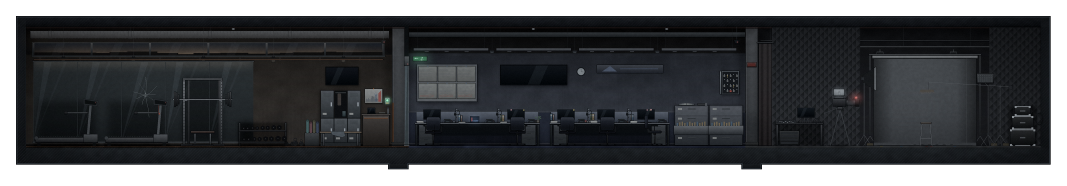
#> input picture assets/background/floor03/floor03-welfare.png, 3200 x 556 px, found by its file name (shown at 1/3 size); the run also reads 1 picture not shown here
$ python build.py
#> lines starting #> are read from the running program, lines starting #| are printed output that depends on the picture
### assets/background/cutaway_kit.py
# [12 lines of commented-out code are left out]
from PIL import Image, ImageDraw
import numpy as np

FLOOR = 438
TOP = 132
CORE = {'elevators': [(1818, 218), (2148, 214), (2444, 216)], 'stairs': (2906, 180), 'restroom_door': (3612, 145)}
ROOT = 'assets/objects/floor17/'


class Cutaway:
    def __init__(self, path, seed=0):
#> called with seed = 3
        self.A = np.asarray(Image.open(path).convert('RGBA')).copy()
#> self.A is the input picture: shape (556, 3200, 4); mean R, G, B, A 25.2, 26.9, 29.2, 198.7
        self.H = self.A.shape[0]
#> self.H = 556
        self.rng = np.random.default_rng(seed)

    def cols(self, *pieces):
        """Join source column ranges a..b; a third item that is truthy mirrors that piece."""
        out = []
        for piece in pieces:
            a, b = piece[:2]
            block = self.A[:, a:b]
            out.append(block[:, ::-1] if len(piece) > 2 and piece[2] else block)
        return np.concatenate(out, axis=1)

    def strip(self, a, b, width):
        """A clean column strip a..b stretched (repeated) to width: a plain wall filler."""
        return np.repeat(self.A[:, a:b], width // (b - a) + 1, axis=1)[:, :width]

    # [38 lines left out: functions glass, corridor_wall, not called in this run]

    def place(self, canvas, x, block):
        canvas[:, x:x + block.shape[1]] = block
        return canvas

    # [6 lines left out: function decor, not called in this run]

    def save(self, block, path):
        Image.fromarray(np.ascontiguousarray(block)).save(path)
        return block.shape[1]


# ---------------------------------------------------------------- 방 안 출구 문 자리
WALLS = 'assets/background/wall/'
SLAB = 82                                            # 그림 행: 천장 슬래브 아래(월드 y 214)


def _module(name):
    return Image.open(WALLS + name + '.png').convert('RGBA')


def door_bay(block, x, door_width, wall='wall-glass', clear=96, rows=(SLAB, FLOOR), world_top=SLAB + TOP):
    """Insert the room's own front wall at column x so the exit door stands in it, as seen from inside: the same wall
    module the corridor shows for this room (wall-glass / wall-glass-mixed / wall-frosted / wall-concrete) from the
    ceiling slab to the floor, the dimmed corridor wall behind the glass, a pilaster at both ends and `clear` px of empty
    wall on each side of the door, so no furniture touches the door. Everything right of x moves right by the bay width
    (door_width + 2 * clear), so fixtures right of x shift too. The door goes at x + clear. rows = block rows to fill,
    world_top = world y of rows[0] (2F stretches its art: rows=(0, 456), world_top=100). Returns the new block."""
    bay = door_width + 2 * clear
    seg = Image.new('RGBA', (bay, 752), (12, 13, 15, 255))
    if wall != 'wall-concrete':                       # 유리 너머는 정전 중인 복도 흰 벽(어둡게)
        corridor = np.asarray(_module('wall-concrete')).astype(float)
        corridor[..., :3] *= .42
        corridor = Image.fromarray(corridor.astype(np.uint8))
        for x0 in range(0, bay, corridor.width):
            seg.alpha_composite(corridor.crop((0, 0, min(corridor.width, bay - x0), 752)), (x0, 0))
    # 유리 창살(모듈 안 0·240·480)이 문 가장자리에 걸리지 않게 모듈을 민다: 보통 문은 문 중심 ±120에, 넓은 문(240)은 문 중심(문 뒤)에 창살
    module = _module(wall)
    center = clear + door_width // 2
    shift = (240 - (center if door_width > 225 else center - 120)) % 480
    strip = Image.new('RGBA', (bay + 480 * 2, 752), (0, 0, 0, 0))
    for x0 in range(0, strip.width, module.width):
        strip.alpha_composite(module, (x0, 0))
    seg.alpha_composite(strip.crop((shift, 0, shift + bay, 752)), (0, 0))
    pil = _module('pilaster')
    seg.alpha_composite(pil.crop((pil.width // 2, 0, pil.width, 752)), (0, 0))
    seg.alpha_composite(pil.crop((0, 0, pil.width // 2, 752)), (bay - pil.width // 2, 0))
    piece = np.asarray(seg)[world_top:world_top + rows[1] - rows[0]].astype(float)
    # 정전된 방 안에서 보는 벽이라 방 벽 밝기에 맞춘다(벽 윗부분 150행 중앙값의 1.15배, 칸 중앙값 기준)
    lum = lambda a: a[..., :3].reshape(-1, 3).mean(axis=1)
    piece[:, :, :3] *= min(1, 1.15 * np.median(lum(block[rows[0] + 100:rows[0] + 250].astype(float))) / np.median(lum(piece)))
    piece[:3, :, :3] *= .35                           # 슬래브와 만나는 줄
    src = block[:, x - bay:x] if x >= bay else block[:, x:x + bay]    # 천장·바닥은 옆 칸을 잇는다
    out = np.concatenate([block[:, :x], src, block[:, x:]], axis=1)
    out[rows[0]:rows[1], x:x + bay] = np.clip(piece, 0, 255).astype(np.uint8)
    return out


# ---------------------------------------------------------------- 문 스프라이트(닫힘 | 열림 두 칸), 높이 210 = 에셋의 문 높이
PALETTES = {
    'steel': ((40, 46, 50), (92, 102, 106), (130, 140, 142)),
    'wood': ((52, 38, 26), (96, 72, 50), (128, 98, 70)),
    'glass': ((38, 44, 48), (30, 40, 44), (70, 86, 90)),
    'double': ((120, 98, 52), (26, 50, 54), (150, 124, 66)),
}


# [56 lines left out: functions _opening, _door, door_sheet, not called in this run]


# ---------------------------------------------------------------- 확인용 합성 그림
def _paste_sprite(canvas, path, x, y, w, h):
    sprite = Image.open(path).convert('RGBA')
    canvas.alpha_composite(sprite.crop((0, 0, sprite.width // 2, sprite.height)).resize((w, h)), (x, y))


# [32 lines left out: functions preview_corridor, preview_interior, not called in this run]

### assets/background/cutaway_finish.py
"""Finish cutaway rooms with continuous ceiling/floor layers and the shared corridor walls."""
from pathlib import Path

import numpy as np
from PIL import Image, ImageDraw
from wall.compose_floor import main as compose_walls
from cutaway_kit import door_bay


def finish_floor(directory, rooms, bays=None):
    """bays: {name: (x, door_width, wall module)} -- the room's exit wall section (cutaway_kit.door_bay), inserted into the
    stretched wall (world y=100..556) so the ceiling/floor layers below get the new width."""
    folder = Path(directory)
    prefix = folder.name
    for name, (block, board, band) in rooms.items():
        width = block.shape[1]
        # 2층과 같은 경계: 슬래브를 버리고, 걸레받이 아래는 별도 바닥으로 이어 붙인다.
        wall = np.asarray(Image.fromarray(block[82:442]).resize((width, 475), Image.Resampling.LANCZOS)).copy()
        wall[456:] = 0
        if bays and name in bays:
            x, door_width, module = bays[name]
            wall = door_bay(wall, x, door_width, module, rows=(0, 456), world_top=100)
            width = wall.shape[1]
        Image.fromarray(wall).save(folder / f'{prefix}-{name}-interior.png')

        ceiling = Image.new('RGBA', (width, 100), board + (255,))
        draw = ImageDraw.Draw(ceiling)
        for y in range(84):
            draw.line((0, y, width, y), fill=tuple(int(c * (.78 + .22 * y / 84)) for c in board) + (255,))
        for x in range(0, width, 120):
            draw.line((x, 0, x, 84), fill=tuple(int(c * .74) for c in board) + (255,))
        draw.line((0, 30, width, 30), fill=(22, 26, 28, 255))
        for x in range(60, width, 240):
            draw.ellipse((x - 20, 48, x + 20, 60), fill=(14, 16, 17, 255), outline=(150, 152, 148, 255), width=2)
        for x in range(180, width - 140, 720):
            draw.rectangle((x, 38, x + 140, 70), fill=(20, 24, 26, 255), outline=band + (255,), width=2)
            for gx in range(x + 8, x + 134, 6):
                draw.line((gx, 43, gx, 65), fill=(80, 84, 86, 255))
        draw.rectangle((0, 84, width, 99), fill=band + (255,))
        ceiling.save(folder / f'{prefix}-ceiling-{name}.png')

        floor = Image.new('RGBA', (width, 204))
        draw = ImageDraw.Draw(floor)
        for y in range(204):
            draw.line((0, y, width, y), fill=(int(24 - 10 * y / 204), int(27 - 10 * y / 204), int(30 - 10 * y / 204), 255))
        draw.rectangle((0, 0, width, 1), fill=(64, 68, 66, 255))
        for y in (48, 100):
            draw.line((0, y, width, y), fill=(14, 16, 18, 255))
        for x in range(0, width, 160):
            draw.line((x, 4, x - 30, 203), fill=(16, 18, 20, 255))
        floor.save(folder / f'{prefix}-floor-{name}.png')

    compose_walls(str(folder / 'walls-layout.json'), str(folder / 'walls.png'))
    # 공용 복도는 752px이므로 아래쪽 8px도 같은 바닥으로 채워 방 내부와 높이를 맞춘다.
    with Image.open(folder / 'walls.png') as walls:
        corridor = Image.new('RGBA', (walls.width, 760))
        corridor.paste(walls, (0, 0))
        corridor.paste(walls.crop((0, 751, walls.width, 752)).resize((walls.width, 8)), (0, 752))
    corridor.save(folder / 'walls.png')

### assets/background/floor03/build.py
# 3층 배경: 단면 에셋의 방 내부 3장·천장·바닥과 공용 벽 모듈의 복도를 만든다. 문 그림은 assets/objects/floor03/을 쓴다.
# 실행: python assets/background/floor03/build.py (저장소 루트에서, Pillow·numpy).
# 가로는 1:1, 벽 행 82..441만 늘려 월드 y=100..575에 둔다(원본 바닥선 y=438 → 월드 y=570). 건물 코어는 모든 층에서 같은 자리라
# 복도에는 방 앞 유리 너머로 방 그림의 일부만 보이고(Fitness Club·고객만족센터는 코어 왼쪽, Studio는 화장실 오른쪽), 방 안에는 방 그림
# 전체를 반복 칸으로 넓혀 쓴다. Fitness Club 안은 그림 속 유리 자동문(기둥 1176..1228)을 가운데로 옮겨 안쪽 유산소·GX 구역과
# 바깥 웨이트·사물함·트레이너 카운터 구역을 나누고, 카운터의 배터리 비상 개방 버튼과 자동문 사이를 약 1300px로 벌린다.
import sys
sys.path.insert(0, 'assets/background')
import numpy as np
from cutaway_kit import Cutaway
from cutaway_finish import finish_floor

HERE = 'assets/background/floor03/'
kit = Cutaway(HERE + 'floor03-welfare.png', seed=3)
A = kit.A
H = kit.H
#> H = 556


def tile(a, b, rows, width):
    """Source columns a..b of the given rows tiled side by side (no stretching) to width."""
    block = A[rows[0]:rows[1], a:b]
    return np.concatenate([block] * (width // (b - a) + 1), axis=1)[:, :width]


def stack(*parts):
    """Rows stacked top to bottom into one full-height column block: parts = (block for rows y0..y1)."""
    return np.concatenate(parts, axis=0)


# ---------------------------------------------------------------- Fitness Club 조각
def flip_tile(a, b, rows, width):
    """Like tile(), but every other copy is mirrored so a soft left-right light falloff does not show seams."""
    block = A[rows[0]:rows[1], a:b]
    return np.concatenate([block, block[:, ::-1]] * (width // (2 * (b - a)) + 1), axis=1)[:, :width]


def profile(a, b, rows, width):
    """A plain painted wall from the per-row median colour of columns a..b, with fine per-pixel grain."""
    base = np.median(A[rows[0]:rows[1], a:b].astype(int), axis=1)[:, None, :]
    grain = kit.rng.integers(-2, 3, (rows[1] - rows[0], width, 1))
    return np.clip(base + grain * np.array([1, 1, 1, 0]), 0, 255).astype(np.uint8)


FLOOR_ROWS = (438, H)
#> FLOOR_ROWS = (438, 556)


def gym_wall(width):
    """Plain gym bay: exposed ceiling, duct and clerestory (rows 0..180, one mullion period 797..972), the clean brown wall
    above the mat bin (872..950, rows 180..350), the wall foot from the clean column 866..870 and the rubber floor."""
    return stack(tile(797, 972, (0, 180), width), flip_tile(872, 950, (180, 350), width), profile(866, 870, (350, 438), width),
                 flip_tile(600, 800, FLOOR_ROWS, width))


def gx_mirror(width):
    """Open GX mirror bay without machines: ceiling tiled, the clean upper mirror 104..300 (rows 180..294) and below it the
    mirror strip between the two treadmills (298..312) tiled, then the floor."""
    upper = A[180:294, 104:104 + width]
    lower = flip_tile(298, 312, (294, 438), width).astype(float)
    # the strip between the treadmills is a little lighter than the open mirror above: match its top rows to the mirror's foot
    gain = upper[-6:, :, :3].reshape(-1, 3).mean(axis=0) / lower[:6, :, :3].reshape(-1, 3).mean(axis=0)
    lower[:128, :, :3] *= gain
    return stack(tile(797, 972, (0, 180), width), upper, np.clip(lower, 0, 255).astype(np.uint8),
                 flip_tile(600, 800, FLOOR_ROWS, width))


LEFT_END = A[:, 48:78]
RIGHT_END = A[:, 48:78][:, ::-1]
DOOR = A[:, 1176:1228].copy()                # 기둥 + 유리 자동문 단면(센서 1212..1228), 유리는 조각 안 36..52
DOOR[438:] = flip_tile(600, 800, FLOOR_ROWS, 52)   # 원본 기둥 밑 슬래브의 홈은 지운다
#> DOOR: shape (556, 52, 4); mean R, G, B, A 35.5, 37.7, 40, 204.6
inner = np.concatenate([kit.cols((48, 316)), *[kit.cols((104, 316)) for _ in range(3)], kit.cols((316, 510)),
                        gx_mirror(196)], axis=1)
#> after the loop in cols, `for piece in pieces:`: out = 1 item
#> in gx_mirror, `gain = upper[-6:, :, :3].reshape(-1, 3).mean(axis=0) / lower[:6, :, :3..`: gain = [0.906, 0.921, 0.934]
outer = np.concatenate([kit.cols((510, 1088)), gym_wall(246), kit.cols((960, 1088, True)), gym_wall(260),
                        kit.cols((1088, 1176))], axis=1)
#> in profile, `base = np.median(A[rows[0]:rows[1], a:b].astype(int), axis=1)[:, None,..`: base = 88 rows, first 6: [42, 40.5, 39, 255], [42.5, 40.5, 39.5, 255], [41, 40.5, 38, 255], [40, 38, 36.5, 255], [44, 42, 40.5, 255], [42.5, 40, 38, 255]
#> in stack (call 2), `return np.concatenate(parts, axis=0)`:
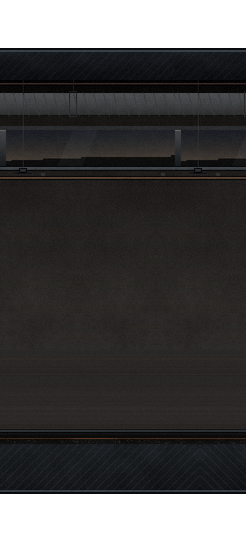
#> returned value: shape (556, 246, 4); mean of channels 0, 1, 2, 3 28.3, 27.5, 27.1, 204.6; transparent parts drawn white
#> in cols (call 7), `out = []`: out = []
#> the loop in cols (call 7), `for piece in pieces:` made 1 pass
#> pass 1, in cols (call 7), `block = self.A[:, a:b]`:
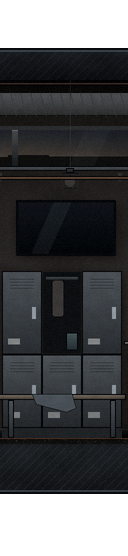
#> block: shape (556, 128, 4); mean R, G, B, A 28, 29.4, 31.1, 204.6; transparent parts drawn white
#> after the loop in cols (call 7), `for piece in pieces:`: out = 1 item
#> in stack (call 3), `return np.concatenate(parts, axis=0)`:
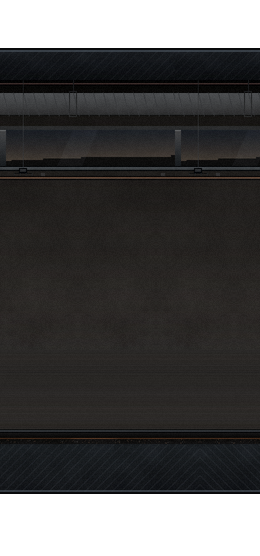
#> returned value: shape (556, 260, 4); mean of channels 0, 1, 2, 3 28.3, 27.5, 27.1, 204.6; transparent parts drawn white
#> in cols (call 8), `out = []`: out = []
#> the loop in cols (call 8), `for piece in pieces:` made 1 pass
#> pass 1, in cols (call 8), `block = self.A[:, a:b]`:
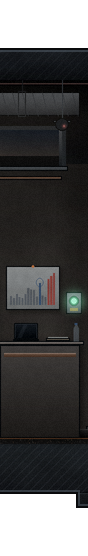
#> block: shape (556, 88, 4); mean R, G, B, A 30.6, 30.2, 29.9, 205.4; transparent parts drawn white
#> after the loop in cols (call 8), `for piece in pieces:`: out = 1 item
gym = np.concatenate([inner, DOOR, outer, RIGHT_END], axis=1)
door_x = inner.shape[1]
#> door_x = 1294
counter_x = door_x + DOOR.shape[1] + outer.shape[1] - 88
#> counter_x = 2558
# 안쪽 퇴실 버튼: 카운터의 초록 비상 개방 버튼(1154..1170, 292..313)을 GX 거울 구역의 같은 높이에 옮겨 단다.
exit_button_x = door_x - 108
#> exit_button_x = 1186
gym[292:313, exit_button_x:exit_button_x + 16] = A[292:313, 1154:1170]
#> gym: shape (556, 2676, 4); mean of channels 0, 1, 2, 3 25.3, 26.3, 27.3, 204.6
print('gym', gym.shape[1], 'door chunk', door_x, 'glass', door_x + 36, 'counter', counter_x, 'button', counter_x + 66,
      'exit button', exit_button_x)
#| gym 2676 door chunk 1294 glass 1330 counter 2558 button 2624 exit button 1186

# ---------------------------------------------------------------- 고객만족센터: 원본 1226..2236. 위(0..318행)와 아래(318..행)를 따로
# 넓힌다. 위는 흡음 클라우드 한 칸(1488..1736)을 세 번 + 빈 벽을 1488 자리에, 아래는 상담석 한 자리(1758..1851)를 여덟 번 1851 자리에.
SPLIT = 318
FILL = 744
up_fill = stack(tile(1488, 1736, (0, 185), FILL), flip_tile(1440, 1496, (185, SPLIT), FILL))
upper = np.concatenate([A[:SPLIT, 1226:1488], up_fill, A[:SPLIT, 1488:2236]], axis=1)
#> upper: shape (318, 1754, 4)
lower = np.concatenate([A[SPLIT:, 1226:1851], *[A[SPLIT:, 1758:1851] for _ in range(8)], A[SPLIT:, 1851:2236]], axis=1)
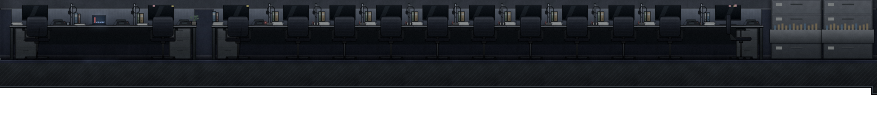
#> lower: shape (238, 1754, 4) (shown at 1/2 size); mean R, G, B, A 21.2, 23.7, 27.5, 188.7; transparent parts drawn white
cs = np.concatenate([LEFT_END, stack(upper, lower), A[:, 1180:1212], RIGHT_END], axis=1)     # 오른쪽 끝: 기둥 + 끝벽
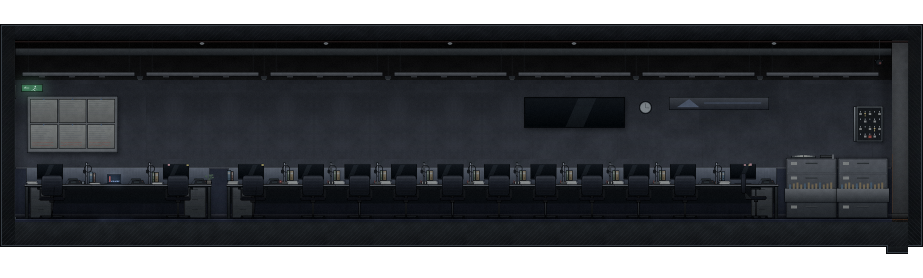
#> cs: shape (556, 1846, 4) (shown at 1/2 size); mean R, G, B, A 24.3, 26.6, 30.4, 204.7; transparent parts drawn white
print('cs', cs.shape[1])
#| cs 1846

# ---------------------------------------------------------------- Studio: 기둥·암막 커튼(2236..2316) 다음에 쐐기형 흡음재 벽(24px 주기)을
# 924px 끼우고(가운데에 하드 케이스 더미 한 벌을 뒤집어 세움), 원본 2316..3152(제작 데스크~끝벽).
FOAM = 924
foam = np.zeros((H, FOAM, 4), np.uint8)
foam[:130] = tile(2340, 2364, (0, 130), FOAM)         # 슬래브와 그 밑 그늘진 첫 단
#> in tile (call 5), `block = A[rows[0]:rows[1], a:b]`:
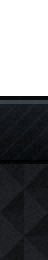
#> block: shape (130, 24, 4) (shown 2 times larger); mean R, G, B, A 13.7, 15, 17, 160.8; transparent parts drawn white
band = A[130:322, 2340:2364]                          # 쐐기 8단(24px × 24px 주기), 데스크·커튼 레일과 겹치지 않는 열
foam[130:438] = np.concatenate([band, band], axis=0)[:308][:, np.arange(FOAM) % 24]
foam[438:] = tile(2316, 2340, (438, H), FOAM)
case_x = 520
foam[312:438, case_x:case_x + 86] = A[312:438, 3026:3112][:, ::-1]
studio = np.concatenate([A[:, 2236:2316], foam, A[:, 2316:3152]], axis=1)
print('studio', studio.shape[1])
#| studio 1840

# 방 안 출구 문 자리(cutaway_kit.door_bay): 복도에서 보이는 이 방 앞벽(같은 벽 모듈) 칸을 방 끝(끝벽 30px 안) 또는 빈 벽 자리에
# 끼워 출구 문을 그 벽에 세우고 양옆 96px은 빈 벽으로 둔다. 칸 폭(문 폭 + 192)만큼 오른쪽이 밀린다(방 설정 exitBay). 복도 문은 그대로다.
BAYS = {
    'gym': (2646, 240, 'wall-glass'),
    'cs': (858, 130, 'wall-glass-mixed'),
}
finish_floor(HERE, {
    'gym': (gym, (44, 47, 45), (72, 60, 48)),
    'cs': (cs, (94, 100, 100), (60, 68, 70)),
    'studio': (studio, (30, 32, 36), (18, 20, 24)),
}, BAYS)
#> in finish_floor, `x, door_width, module = bays[name]`: x = 2646; door_width = 240; module = 'wall-glass'
#> in door_bay, `bay = door_width + 2 * clear`: bay = 432
#> (the run stopped early here; a loop or call above may not have finished)
